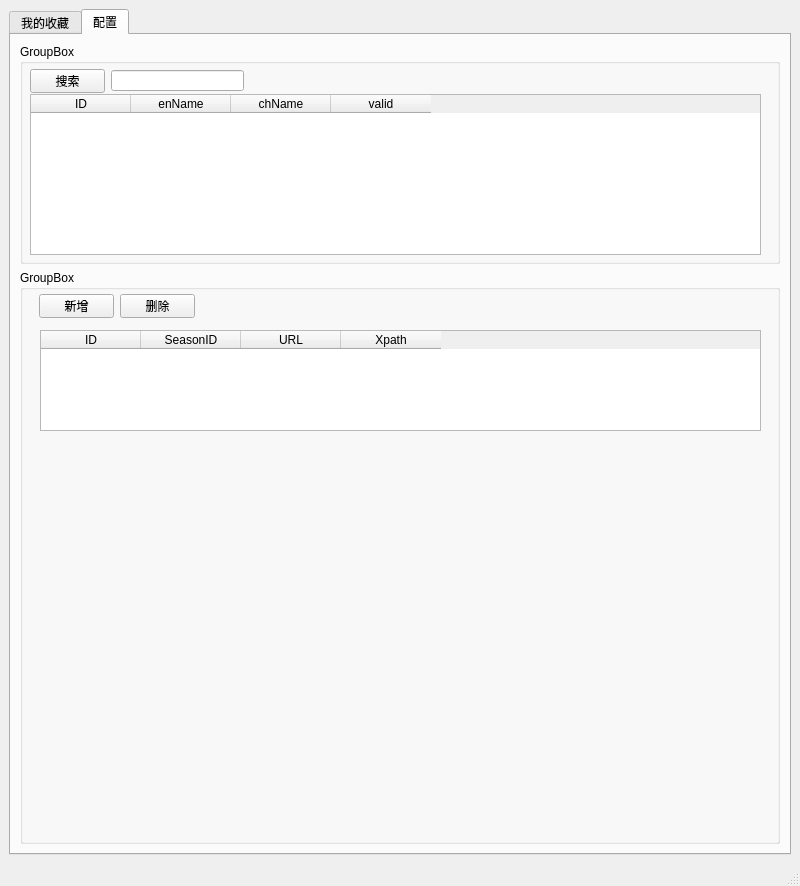
<?xml version="1.0" encoding="UTF-8"?>
<ui version="4.0">
 <class>MainWindow</class>
 <widget class="QMainWindow" name="MainWindow">
  <property name="geometry">
   <rect>
    <x>0</x>
    <y>0</y>
    <width>800</width>
    <height>886</height>
   </rect>
  </property>
  <property name="windowTitle">
   <string>MainWindow</string>
  </property>
  <widget class="QWidget" name="centralwidget">
   <layout class="QVBoxLayout" name="verticalLayout">
    <item>
     <widget class="QTabWidget" name="tabWidget">
      <property name="currentIndex">
       <number>1</number>
      </property>
      <widget class="QWidget" name="tab_2">
       <attribute name="title">
        <string>我的收藏</string>
       </attribute>
       <layout class="QVBoxLayout" name="verticalLayout_5">
        <item>
         <layout class="QVBoxLayout" name="verticalLayout_4">
          <item>
           <widget class="QTableWidget" name="tableFavorite">
            <column>
             <property name="text">
              <string>ID</string>
             </property>
            </column>
            <column>
             <property name="text">
              <string>英文名</string>
             </property>
            </column>
            <column>
             <property name="text">
              <string>中文名</string>
             </property>
            </column>
            <column>
             <property name="text">
              <string>日期</string>
             </property>
            </column>
           </widget>
          </item>
          <item>
           <widget class="QTextBrowser" name="textBrowser">
            <property name="openExternalLinks">
             <bool>true</bool>
            </property>
           </widget>
          </item>
          <item>
           <widget class="QPushButton" name="pushButton_2">
            <property name="text">
             <string>PushButton</string>
            </property>
           </widget>
          </item>
         </layout>
        </item>
       </layout>
      </widget>
      <widget class="QWidget" name="tab">
       <attribute name="title">
        <string>配置</string>
       </attribute>
       <layout class="QVBoxLayout" name="verticalLayout_6">
        <item>
         <widget class="QGroupBox" name="groupBox_2">
          <property name="maximumSize">
           <size>
            <width>16777215</width>
            <height>220</height>
           </size>
          </property>
          <property name="title">
           <string>GroupBox</string>
          </property>
          <widget class="QTableWidget" name="tableSearchURL">
           <property name="geometry">
            <rect>
             <x>10</x>
             <y>50</y>
             <width>731</width>
             <height>161</height>
            </rect>
           </property>
           <property name="selectionMode">
            <enum>QAbstractItemView::SingleSelection</enum>
           </property>
           <property name="selectionBehavior">
            <enum>QAbstractItemView::SelectRows</enum>
           </property>
           <column>
            <property name="text">
             <string>ID</string>
            </property>
           </column>
           <column>
            <property name="text">
             <string>enName</string>
            </property>
           </column>
           <column>
            <property name="text">
             <string>chName</string>
            </property>
           </column>
           <column>
            <property name="text">
             <string>valid</string>
            </property>
           </column>
          </widget>
          <widget class="QPushButton" name="btnSearchDownloadURL">
           <property name="geometry">
            <rect>
             <x>10</x>
             <y>25</y>
             <width>75</width>
             <height>24</height>
            </rect>
           </property>
           <property name="contextMenuPolicy">
            <enum>Qt::PreventContextMenu</enum>
           </property>
           <property name="text">
            <string>搜索</string>
           </property>
          </widget>
          <widget class="QLineEdit" name="edtName">
           <property name="geometry">
            <rect>
             <x>91</x>
             <y>26</y>
             <width>133</width>
             <height>21</height>
            </rect>
           </property>
          </widget>
         </widget>
        </item>
        <item>
         <widget class="QGroupBox" name="groupBox_3">
          <property name="title">
           <string>GroupBox</string>
          </property>
          <widget class="QPushButton" name="btnDeleteDownloadURL">
           <property name="geometry">
            <rect>
             <x>100</x>
             <y>24</y>
             <width>75</width>
             <height>24</height>
            </rect>
           </property>
           <property name="text">
            <string>删除</string>
           </property>
          </widget>
          <widget class="QPushButton" name="btnInsertDowloadURL">
           <property name="geometry">
            <rect>
             <x>19</x>
             <y>24</y>
             <width>75</width>
             <height>24</height>
            </rect>
           </property>
           <property name="text">
            <string>新增</string>
           </property>
          </widget>
          <widget class="QTableWidget" name="tableDownload">
           <property name="geometry">
            <rect>
             <x>20</x>
             <y>60</y>
             <width>721</width>
             <height>101</height>
            </rect>
           </property>
           <column>
            <property name="text">
             <string>ID</string>
            </property>
           </column>
           <column>
            <property name="text">
             <string>SeasonID</string>
            </property>
           </column>
           <column>
            <property name="text">
             <string>URL</string>
            </property>
           </column>
           <column>
            <property name="text">
             <string>Xpath</string>
            </property>
           </column>
          </widget>
         </widget>
        </item>
       </layout>
      </widget>
     </widget>
    </item>
   </layout>
  </widget>
  <widget class="QStatusBar" name="statusbar"/>
 </widget>
 <resources/>
 <connections>
  <connection>
   <sender>edtName</sender>
   <signal>returnPressed()</signal>
   <receiver>btnSearchDownloadURL</receiver>
   <slot>click()</slot>
   <hints>
    <hint type="sourcelabel">
     <x>162</x>
     <y>78</y>
    </hint>
    <hint type="destinationlabel">
     <x>87</x>
     <y>85</y>
    </hint>
   </hints>
  </connection>
 </connections>
</ui>
